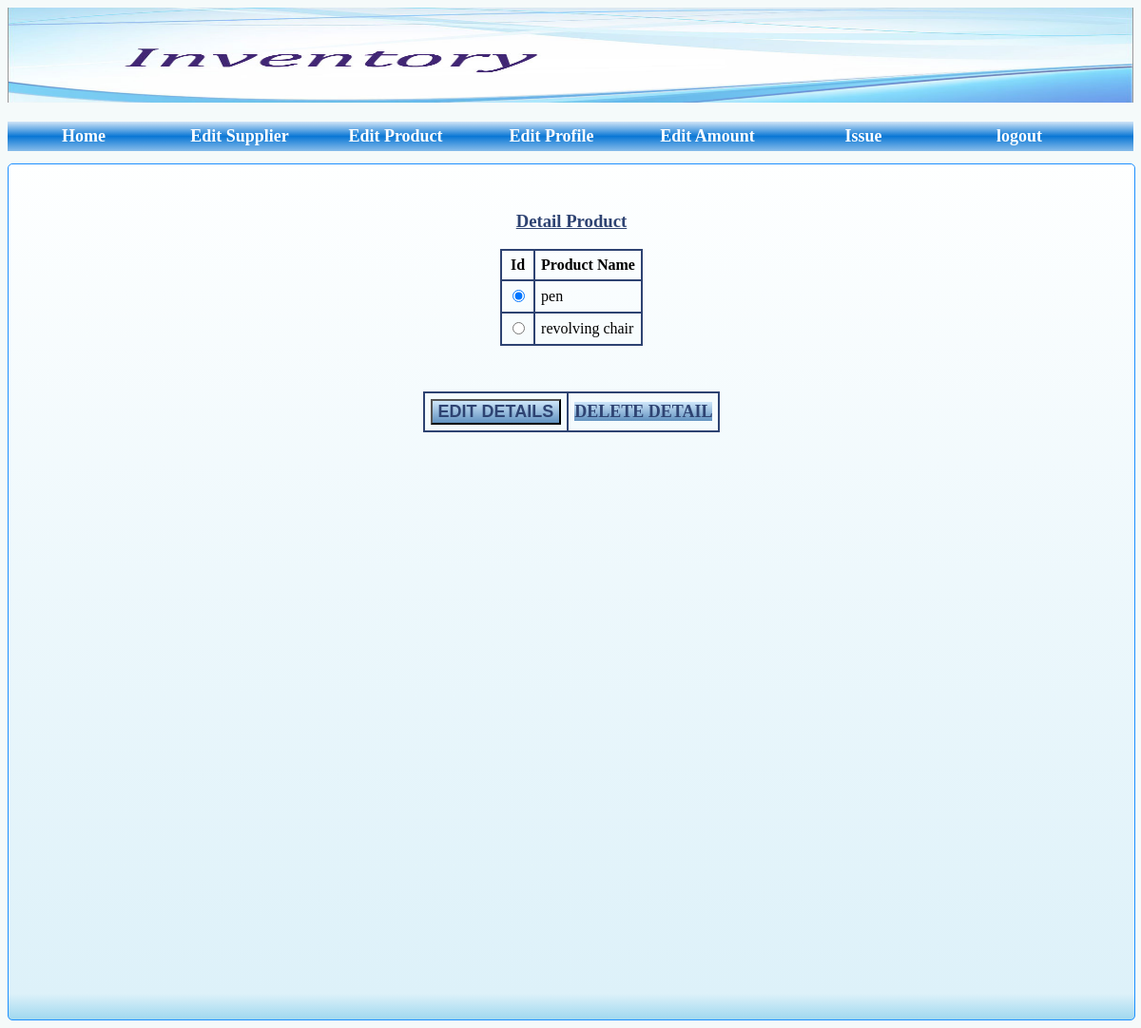
/updateproduct.php (signed in), run on the app's committed database.
### tables this page shows
CREATE TABLE IF NOT EXISTS `product` (
  `id` int(5) NOT NULL,
  `name` varchar(225) NOT NULL
);

### updateproduct.php (the view, shortened to what this page needs)
<!DOCTYPE html>
<?php
$sql="SELECT * FROM `product`";
$result=  mysql_query($sql) or die(mysql_error());
$sql_min="SELECT MIN(id) from product";
$result_min=  mysql_query($sql_min);
$rws_min=  mysql_fetch_array($result_min);
?>
<!DOCTYPE html>
<html>
    <head>
        <link rel="stylesheet" href="newcss.css">
    </head>
    <?php include 'header.php' ?>
    <div class="display_content">
                    <div class="display">
                <form action="update_product.php" method="POST">
                    <table align="center">
                        <caption align='center' style='color:#2E4372'><h3><u>Detail Product</u></h3></caption>
                        <th>Id</th>
                        <th>Product Name</th>
                        <?php
                        while($rws=  mysql_fetch_array($result)){
                            echo "<tr><td><input type='radio' name='product_id' value=".$rws[0];
                            if($rws[0]==$rws_min[0]) echo' checked';
                            echo " /></td>";
                            echo "<td>".$rws['name']."</td>";
                            echo "</tr>";
                        }
                        ?>
                    </table></br>
                    <table align="center" id='button'>
                    <tr>
                            <td><input type="submit" name="submit1_id" value="EDIT DETAILS" class='purchasebook_button' ></td>
<td> <a href="delete_purchasebook.php" class="delete_button">DELETE DETAIL</a></td>
                        </tr>
                    </table>
                    </form>
</div>
</body>
</html>

### newcss.css (style rules this page uses)
body { background-color:#F9F6F4; background-color:#F5FAFA; font-family:verdana; }
.purchasebook_button { background: linear-gradient(to bottom, rgba(207,231,250,1) 0%,rgba(99,147,193,1) 98%,rgba(99,147,193,1) 100%); font-size:18px; color:#2E4372; font-weight: bold; cursor:pointer; }
.display_content { height:900px; width:100%; border:1px solid dodgerblue; border-radius:5px; background: linear-gradient(to bottom, rgba(254,255,255,1) 0%,rgba(221,241,249,1) 97%,rgba(160,216,239,1) 100%); }

### updateproduct.php (style rules this page uses)
.display_content table,th,td { padding:6px; border: 2px solid #2E4372; border-collapse: collapse; }
#button { border:none; }
.delete_button { background: linear-gradient(to bottom, rgba(207,231,250,1) 0%,rgba(99,147,193,1) 98%,rgba(99,147,193,1) 100%); font-size:18px; color:#2E4372; font-weight: bold; cursor:pointer; text-decoration:none; }

### data on the page
product: product_id "☑", name "pen"
product: name "revolving chair"
